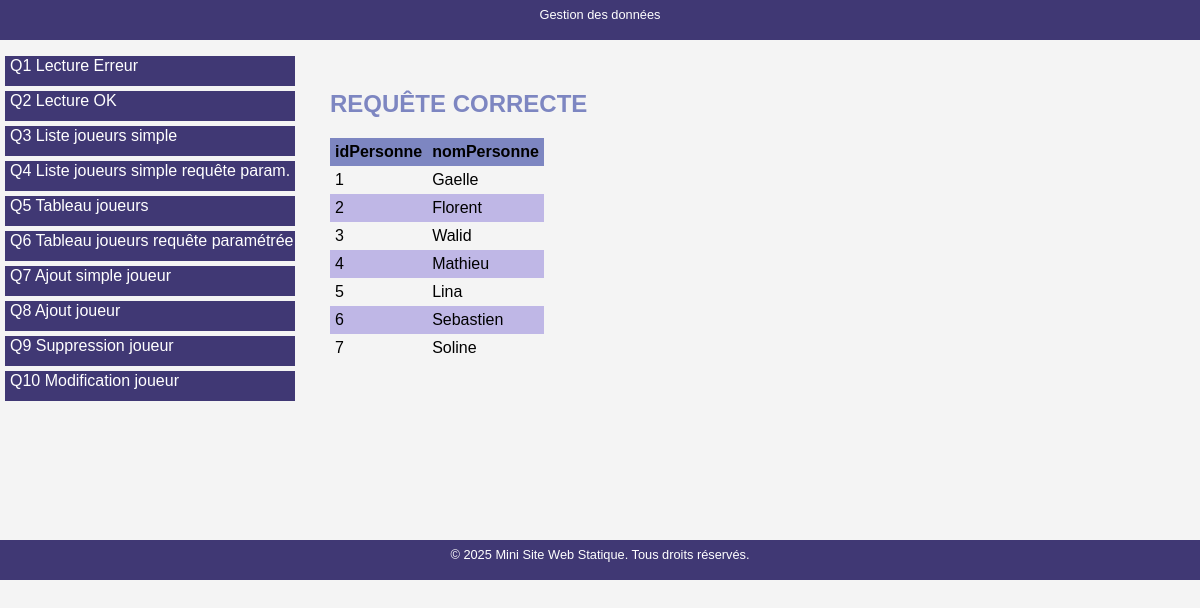
Screenshot of /q5.php with the database file from the repository.
### tables this page shows
CREATE TABLE `personne` (
  `idpersonne` int(11) NOT NULL,
  `nompersonne` varchar(50) NOT NULL,
  `typepersonne` varchar(20) NOT NULL DEFAULT 'joueur'
);

### q5.php (the view, shortened to what this page needs)
<?php
require_once('html.inc.php');
function selectJoueurs($db)
{
	try {
		$req = "SELECT * FROM personne WHERE typepersonne='joueur'";
		$res = $db->query($req);
		return $res;
	} catch (Exception $e) {
		erreurExit("Problème sur l'exécution de la requête", $e);
	}
}
function afficheJoueurs($res)
{
	echo '<table>
			<thead>
				<tr><th>idPersonne</th><th>nomPersonne</th></tr>
			</thead>
			<tbody>';
	$ix = 0;
	while ($ligne = $res->fetch()) {
		$classHtml = ($ix % 2 == 0) ? '' : 'ligne2';
		echo "<tr class=\"$classHtml\"><td>" . $ligne['idpersonne'] . "</td><td>" . $ligne['nompersonne'] . "</td></tr>";
		$ix++;
	}
	echo '	</tbody>
		  </table>';
}
$db = connexion();
$res = selectJoueurs($db);
afficheJoueurs($res);

### style.css (style rules this page uses)
body { font-family: Arial, sans-serif; font-size: 100%; margin: 0; padding: 0; background-color: #f4f4f4; color:black; }
table { border-collapse: collapse; }
thead { background-color: #7d86c1; }
table, th, td { padding:5px; }
.ligne2 { background-color: #bfb7e6; }

### rows the page displays
personne: idpersonne "1", nompersonne "Gaelle"
personne: idpersonne "2", nompersonne "Florent"
personne: idpersonne "3", nompersonne "Walid"
personne: idpersonne "4", nompersonne "Mathieu"
personne: idpersonne "5", nompersonne "Lina"
personne: idpersonne "6", nompersonne "Sebastien"
personne: idpersonne "7", nompersonne "Soline"

### other values shown
$titre "REQUÊTE CORRECTE"
